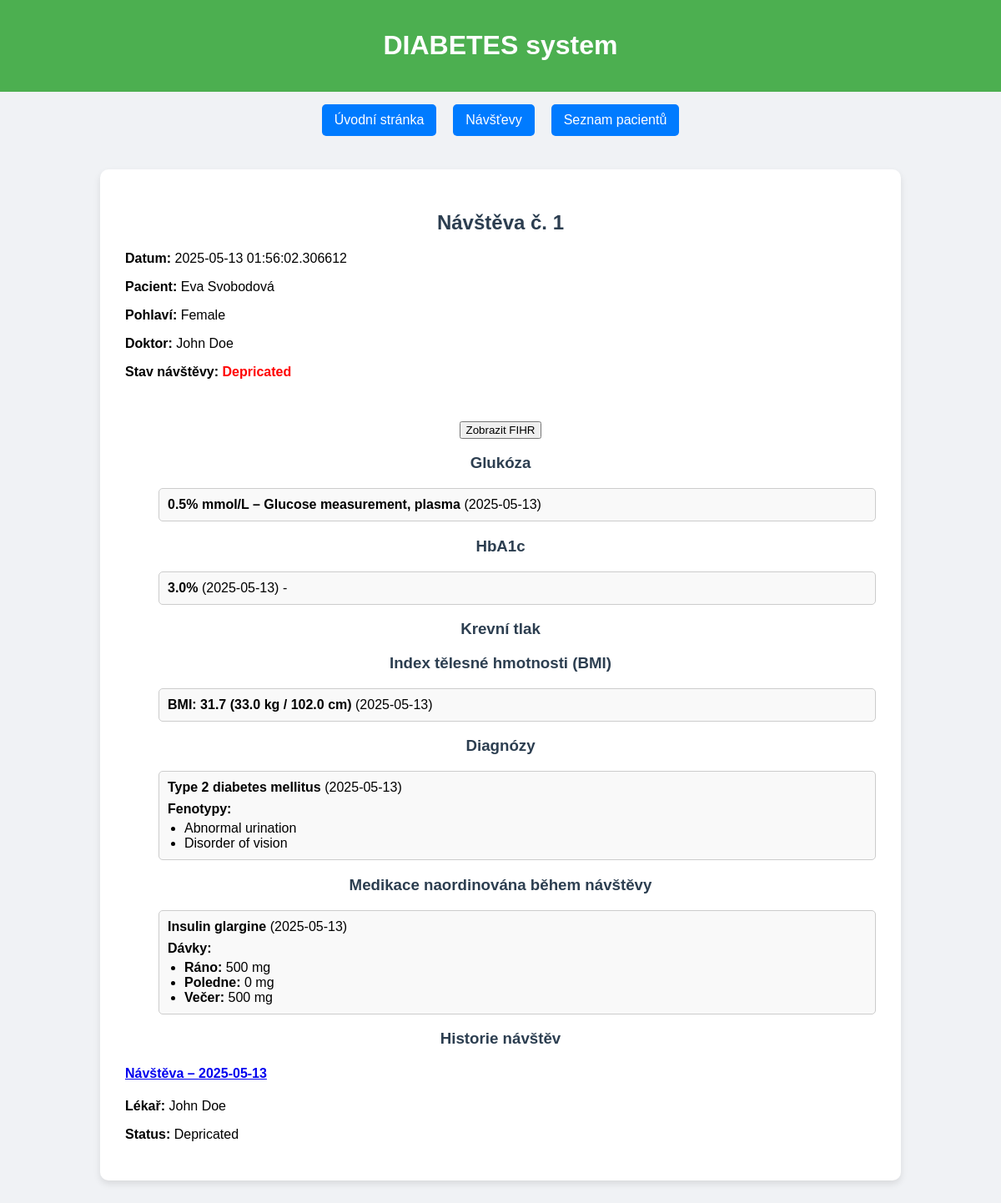
The app's page /encounter/1 with its own data.
### models.py (models this page shows)
class Encounter(db.Model):
    __tablename__ = 'Encounter'
    idEncounter = db.Column(db.Integer, primary_key=True)
    DateOfVisit = db.Column(db.DateTime)
    Patient = db.Column(db.Integer, db.ForeignKey('Patient.idPatient'))
    VisitSummary = db.Column(db.String)
    Doctor = db.Column(db.Integer, db.ForeignKey('Doctor.idDoctor'))
    Version = db.Column(db.Integer)
    DateOfVersionCreation = db.Column(db.DateTime)
    Status = db.Column(db.Integer, db.ForeignKey('EncounterStatus.idStatus'))
    doctor_obj = db.relationship('Doctor', backref='encounters', lazy=True)
    status_obj = db.relationship('EncounterStatus', backref='encounters', lazy=True)
    diagnoses = db.relationship('Diagnosis', backref='encounter', lazy=True)
    glucose_levels = db.relationship('GlucoseLevel', backref='encounter', lazy=True)
    hemoglobin_values = db.relationship('HemoglobinA1c', backref='encounter', lazy=True)
    blood_pressures = db.relationship('BloodPressure', backref='encounter', lazy=True)
    bmis = db.relationship('BMI', backref='encounter', lazy=True)
    pacient_obj = db.relationship('Patient', backref='Encounter', lazy=True)

class Patient(db.Model):
    __tablename__ = 'Patient'
    idPatient = db.Column(db.Integer, primary_key=True)
    PersonalIdentificationNumber = db.Column(db.Integer) #rodné číslo
    FirstName = db.Column(db.String)
    Surname = db.Column(db.String)
    Address = db.Column(db.String)
    DateOfBirth = db.Column(db.DateTime)
    PlaceOfBirth = db.Column(db.String)
    Gender = db.Column(db.Integer, db.ForeignKey('Gender.idGender'))
    PhoneNumber = db.Column(db.String)
    Version = db.Column(db.Integer)
    DateOfVersionCreation = db.Column(db.DateTime)
    OldVersion = db.Column(db.Integer, db.ForeignKey('Patient.idPatient'))
    gender_obj = db.relationship('Gender', backref='Patient', lazy=True)

class Gender(db.Model):
    __tablename__ = 'Gender'
    idGender = db.Column(db.Integer, primary_key=True)
    Name = db.Column(db.String)

class Doctor(db.Model):
    __tablename__ = 'Doctor'
    idDoctor = db.Column(db.Integer, primary_key=True)
    FirstName = db.Column(db.String)
    Surname = db.Column(db.String)
    Address = db.Column(db.String)
    DateOfBirth = db.Column(db.DateTime)
    PlaceOfBirth = db.Column(db.String)
    PhoneNumber = db.Column(db.String)
    Gender = db.Column(db.String)
    Version = db.Column(db.Integer)
    DateOfVersionCreation = db.Column(db.DateTime)

class EncounterStatus(db.Model):
    __tablename__ = 'EncounterStatus'
    idStatus = db.Column(db.Integer, primary_key=True)
    Name = db.Column(db.String)

class GlucoseLevel(db.Model):
    __tablename__ = 'Glucose_level'
    idGlucose = db.Column(db.Integer, primary_key=True)
    GlucoseLevel = db.Column(db.Integer)
    MeasurementTime = db.Column(db.DateTime)
    Type = db.Column(db.Integer, db.ForeignKey('GlucoseType.idGlucoseType'))
    Encounter = db.Column(db.Integer, db.ForeignKey('Encounter.idEncounter'))
    Doctor = db.Column(db.Integer, db.ForeignKey('Doctor.idDoctor'))
    Depricated = db.Column(db.Boolean, default=False)
    GlucoseType_obj = db.relationship('GlucoseType', backref='GlucoseLevel', lazy=True)

class GlucoseType(db.Model):
    __tablename__ = 'GlucoseType'
    idGlucoseType = db.Column(db.Integer, primary_key=True)
    Glucosetype = db.Column(db.String)
    TerminologyCode = db.Column(db.String)

class HemoglobinA1c(db.Model):
    __tablename__ = 'HemoglobinA1c'
    idHemoglobin = db.Column(db.Integer, primary_key=True)
    HbA1c_value = db.Column(db.Float)
    Encounter = db.Column(db.Integer, db.ForeignKey('Encounter.idEncounter'))
    MeasurementTime = db.Column(db.DateTime)
    Interpretation = db.Column(db.Integer, db.ForeignKey('HbA1cTerm.idHbA1cTerm'))
    Doctor = db.Column(db.Integer, db.ForeignKey('Doctor.idDoctor'))
    Depricated = db.Column(db.Boolean, default=False)
    Interpretation_obj = db.relationship('HbA1cTerm', backref='HemoglobinA1c', lazy=True)

class BMI(db.Model):
    __tablename__ = 'BMI'
    idBMI = db.Column(db.Integer, primary_key=True)
    Weight = db.Column(db.Float)
    Height = db.Column(db.Float)
    BMI = db.Column(db.Float)
    MeasurementTime = db.Column(db.DateTime)
    Doctor = db.Column(db.Integer, db.ForeignKey('Doctor.idDoctor'))
    Encounter = db.Column(db.Integer, db.ForeignKey('Encounter.idEncounter'))
    Depricated = db.Column(db.Boolean, default=False)

class Diagnosis(db.Model):
    __tablename__ = 'Diagnosis'
    idDiagnosis = db.Column(db.Integer, primary_key=True)
    DiagnosisTerm = db.Column(db.Integer, db.ForeignKey('DiagnosisTerm.idDiagnosisTerm'))
    Encounter = db.Column(db.Integer, db.ForeignKey('Encounter.idEncounter'))
    MeasurementTime = db.Column(db.DateTime)
    Doctor = db.Column(db.Integer, db.ForeignKey('Doctor.idDoctor'))
    Depricated = db.Column(db.Boolean, default=False)
    DiagnosisTerm_obj = db.relationship('DiagnosisTerm', backref='Diagnosis', lazy=True)

class DiagnosisTerm(db.Model):
    __tablename__ = 'DiagnosisTerm'
    idDiagnosisTerm = db.Column(db.Integer, primary_key=True)
    NameOfDiagnosis = db.Column(db.String)
    TerminologyCode = db.Column(db.String)

class DiagnosePhenotype(db.Model):
    __tablename__ = 'DiagnosePhenotype'
    idDiagnosisPhenotype = db.Column(db.Integer, primary_key=True)
    idDiagnosis = db.Column(db.Integer, db.ForeignKey('Diagnosis.idDiagnosis'))
    idPhenotypes = db.Column(db.Integer, db.ForeignKey('PhenotypeTerm.idPhenotype'))
    Diagnosis_obj = db.relationship('Diagnosis', backref='DiagnosePhenotype', lazy=True)
    PhenotypeTerm_obj = db.relationship('PhenotypeTerm', backref='DiagnosePhenotype', lazy=True)

class PhenotypeTerm(db.Model):
    __tablename__ = 'PhenotypeTerm'
    idPhenotype = db.Column(db.Integer, primary_key=True)
    NameOfPhenotype = db.Column(db.String)
    TerminologyCode = db.Column(db.String)

class MedicationList(db.Model):
    __tablename__ = 'MedicationList'
    idMedicationList = db.Column(db.Integer, primary_key=True)
    idMedication = db.Column(db.Integer, db.ForeignKey('Medication.idMedication'))
    DosageMorning = db.Column(db.Integer)
    DosageLunch = db.Column(db.Integer)
    DosageEvening = db.Column(db.Integer)
    DateOfDistribution = db.Column(db.DateTime)
    Doctor = db.Column(db.Integer, db.ForeignKey('Doctor.idDoctor'))
    Encounter = db.Column(db.Integer, db.ForeignKey('Encounter.idEncounter'))
    Depricated = db.Column(db.Boolean, default=False)
    Medication_obj = db.relationship('Medication', backref='MedicationList')
    Encounter_obj = db.relationship('Encounter', backref=db.backref('MedicationList', lazy=True))

class Medication(db.Model):
    __tablename__ = 'Medication'
    idMedication = db.Column(db.Integer, primary_key=True)
    MedicationName = db.Column(db.String)
    Route = db.Column(db.Integer, db.ForeignKey('MedicationRoute.idMedicationRoute'))
    Indication = db.Column(db.Integer, db.ForeignKey('DiagnosisTerm.idDiagnosisTerm'))
    Contraindication = db.Column(db.String)
    medication_route = db.relationship('MedicationRoute', backref='Medication')
    diagnosis_term = db.relationship('DiagnosisTerm', backref='Medication')

### routes/encounter_routes.py (the view)
@encounter_routes.route('/encounter/<int:id>', methods=['GET', 'POST'])
def show_encounter(id):
    encounter = Encounter.query.get_or_404(id)
    patient = Patient.query.get(encounter.Patient)
    doctor = Doctor.query.get(encounter.Doctor)
    blood_pressures = BloodPressure.query.filter_by(Encounter=id).all()
    glucose_levels = GlucoseLevel.query.filter_by(Encounter=id).all()
    hba1c_results = HemoglobinA1c.query.filter_by(Encounter=id).all()
    bmis = BMI.query.filter_by(Encounter=id).all()
    diagnoses = Diagnosis.query.filter_by(Encounter=id).all()
    encounters = Encounter.query.filter_by(Patient=patient.idPatient).all()
    glucose_types = GlucoseType.query.all()
    pacient_activity = PatientActivityTerm.query.all()
    diagnosis_terms = DiagnosisTerm.query.all()
    phenotype_terms = PhenotypeTerm.query.all()
    all_medications = Medication.query.all()
    medications_history = MedicationList.query.filter(MedicationList.Encounter == id).all()
    fihr_encounter = generate_fhir_json(id)
    return render_template(
        'show_encounter.html',
        encounter=encounter,
        patient=patient,
        doctor=doctor,
        blood_pressures=blood_pressures,
        glucose_levels=glucose_levels,
        hba1c_results=hba1c_results,
        bmis=bmis,
        diagnoses=diagnoses,
        glucose_types=glucose_types,
        pacient_activity=pacient_activity,
        diagnosis_terms=diagnosis_terms,
        phenotype_terms=phenotype_terms,
        all_medications=all_medications,
        medications_history=medications_history,
        encounters=encounters,
        fihr_encounter=fihr_encounter
    )

### templates/show_encounter.html (shortened to what this page needs)
<!DOCTYPE html>
<html lang="cs">
<head>
</head>
<body>
    <header>
        <h1>DIABETES system</h1>
    </header>
    <nav>
        <a href="{{ url_for('basic_routes.index') }}">Úvodní stránka</a>
        <a href="{{ url_for('encounter_routes.encounter') }}">Návšťevy</a>
        <a href="{{ url_for('patient_routes.show_patients_page') }}">Seznam pacientů</a>
    </nav>
    <div class="content">
        <div class="section">
            <h2>Návštěva č. {{ encounter.idEncounter }}</h2>
            <p><strong>Datum:</strong> {{ encounter.DateOfVisit }}</p>
            <p><strong>Pacient:</strong> {{ patient.FirstName }} {{ patient.Surname }}</p>
            <p><strong>Pohlaví:</strong> {{ patient.gender_obj.Name }}</p>
            <p><strong>Doktor:</strong> {{ doctor.FirstName }} {{ doctor.Surname }}</p>
            <p><strong>Stav návštěvy:</strong>
                {% if encounter.Status == 3 %}
                    <span style="color: red; font-weight: bold;">{{ encounter.status_obj.Name }}</span>
                {% else %}
                    {{ encounter.status_obj.Name }}
                {% endif %}
            </p>
        </div>
         <div style="text-align: center; margin-top: 30px;">
            <button onclick="document.getElementById('fihr-data').style.display = 'block'">Zobrazit FIHR</button>
        </div>
        <div class="hemoglobin-list">
            <h3>Glukóza</h3>
            <ul>
                {% for gl in glucose_levels %}
                    <li style="margin-bottom: 15px; padding: 10px; border: 1px solid #ccc; border-radius: 5px; background-color: #f9f9f9; list-style-type: none;">
                        <strong>{{ gl.GlucoseLevel }}% mmol/L – {{ gl.GlucoseType_obj.Glucosetype }}</strong>
                        ({{ gl.MeasurementTime.strftime('%Y-%m-%d') }})
                    </li>
                {% endfor %}
            </ul>
        </div>
        <div class="hemoglobin-list">
            <h3>HbA1c</h3>
            <ul>
                {% for record in hba1c_results %}
                    <li style="margin-bottom: 15px; padding: 10px; border: 1px solid #ccc; border-radius: 5px; background-color: #f9f9f9; list-style-type: none;">
                        <strong>{{ record.HbA1c_value }}%</strong>
                        ({{ record.MeasurementTime.strftime('%Y-%m-%d') }})
                        - {{ record.Interpretation_obj.Name }}
                    </li>
                {% endfor %}
            </ul>
        </div>
        <div class="hemoglobin-list">
            <h3>Krevní tlak</h3>
        </div>
        <div class="section-list">
            <h3>Index tělesné hmotnosti (BMI)</h3>
            <ul>
                {% for bmi in bmis %}
                    <li style="margin-bottom: 15px; padding: 10px; border: 1px solid #ccc; border-radius: 5px; background-color: #f9f9f9; list-style-type: none;">
                        <strong>BMI: {{ bmi.BMI | round(1) }} ({{ bmi.Weight }} kg / {{ bmi.Height }} cm)</strong>
                        ({{ bmi.MeasurementTime.strftime('%Y-%m-%d') }})
                    </li>
                {% endfor %}
            </ul>
        </div>
        <div class="section-list">
            <h3>Diagnózy</h3>
            <ul>
                {% for dg in diagnoses %}
                    <li style="margin-bottom: 15px; padding: 10px; border: 1px solid #ccc; border-radius: 5px; background-color: #f9f9f9; list-style-type: none;">
                        <strong>{{ dg.DiagnosisTerm_obj.NameOfDiagnosis }}</strong>
                        ({{ dg.MeasurementTime.strftime('%Y-%m-%d') }})
                        {% if dg.DiagnosePhenotype %}
                            <div class="phenotypes">
                                <span>Fenotypy:</span>
                                <ul>
                                    {% for dp in dg.DiagnosePhenotype %}
                                        <li>{{ dp.PhenotypeTerm_obj.NameOfPhenotype }}</li>
                                    {% endfor %}
                                </ul>
                            </div>
                        {% endif %}
                    </li>
                {% endfor %}
            </ul>
        </div>
              <div class="section-list">
                <h3>Medikace naordinována během návštěvy</h3>
                <ul>
                    {% for med in medications_history %}
                        <li style="margin-bottom: 15px; padding: 10px; border: 1px solid #ccc; border-radius: 5px; background-color: #f9f9f9; list-style-type: none;">
                            <strong>{{ med.Medication_obj.MedicationName }}</strong>
                            ({{ med.DateOfDistribution.strftime('%Y-%m-%d') }})
                            <div class="phenotypes">
                                <span>Dávky:</span>
                                <ul>
                                    <li><strong>Ráno:</strong> {{ med.DosageMorning }} mg</li>
                                    <li><strong>Poledne:</strong> {{ med.DosageLunch }} mg</li>
                                    <li><strong>Večer:</strong> {{ med.DosageEvening }} mg</li>
                                </ul>
                            </div>
                        </li>
                    {% endfor %}
                </ul>
            </div>
         <div class="card-section">
            <h3 class="section-title">Historie návštěv</h3>
            <div class="card-list">
                {% for encounter in encounters %}
                    <div class="card">
                        <a href="{{ url_for('encounter_routes.show_encounter', id=encounter.idEncounter) }}">
                        <h4>Návštěva – {{ encounter.DateOfVisit.strftime('%Y-%m-%d') }}</h4>
                        </a>
                        <p><strong>Lékař:</strong> {{ encounter.doctor_obj.FirstName }} {{ encounter.doctor_obj.Surname }}</p>
                        <p><strong>Status:</strong> {{ encounter.status_obj.Name }}</p>
                    </div>
                {% else %}
                    <div class="card"><p>Žádné návštěvy nebyly zaznamenány.</p></div>
                {% endfor %}
            </div>
        </div>
    </div>
</body>
</html>

### templates/show_encounter.html (style rules this page uses)
body { font-family: Arial, sans-serif; background-color: #f0f2f5; margin: 0; padding: 0; }
header { background-color: #4CAF50; color: white; padding: 15px; text-align: center; }
nav { display: flex; justify-content: center; margin-top: 15px; }
nav a { margin: 0 10px; padding: 10px 15px; background-color: #007BFF; color: white; text-decoration: none; border-radius: 5px; transition: background-color 0.3s; }
.content { margin: 40px auto; width: 90%; max-width: 900px; background-color: white; padding: 30px; border-radius: 10px; box-shadow: 0 4px 8px rgba(0,0,0,0.1); }
.section { margin-bottom: 50px; }
h2, h3 { text-align: center; color: #2c3e50; }
.phenotypes { margin-top: 8px; }
.phenotypes span { font-weight: bold; display: block; margin-bottom: 5px; }
.phenotypes ul { list-style-type: disc; padding-left: 20px; margin: 0; }

### records on screen
Encounter: idEncounter "1", DateOfVisit "2025-05-13 01:56:02.306612", DateOfVisit "2025-05-13", doctor_obj.FirstName "John", doctor_obj.Surname "Doe", status_obj.Name "Depricated"
Patient: FirstName "Eva", Surname "Svobodová"
Gender: gender_obj.Name "Female"
Doctor: FirstName "John", Surname "Doe"
EncounterStatus: status_obj.Name "Depricated"
GlucoseLevel: GlucoseLevel "0.5", GlucoseType_obj.Glucosetype "Glucose measurement, plasma", MeasurementTime "2025-05-13"
HemoglobinA1c: HbA1c_value "3.0", MeasurementTime "2025-05-13"
BMI: BMI "31.7", Weight "33.0", Height "102.0", MeasurementTime "2025-05-13"
Diagnosis: DiagnosisTerm_obj.NameOfDiagnosis "Type 2 diabetes mellitus", MeasurementTime "2025-05-13"
DiagnosePhenotype: PhenotypeTerm_obj.NameOfPhenotype "Abnormal urination"
DiagnosePhenotype: PhenotypeTerm_obj.NameOfPhenotype "Disorder of vision"
MedicationList: Medication_obj.MedicationName "Insulin glargine", DateOfDistribution "2025-05-13", DosageMorning "500", DosageLunch "0", DosageEvening "500"
